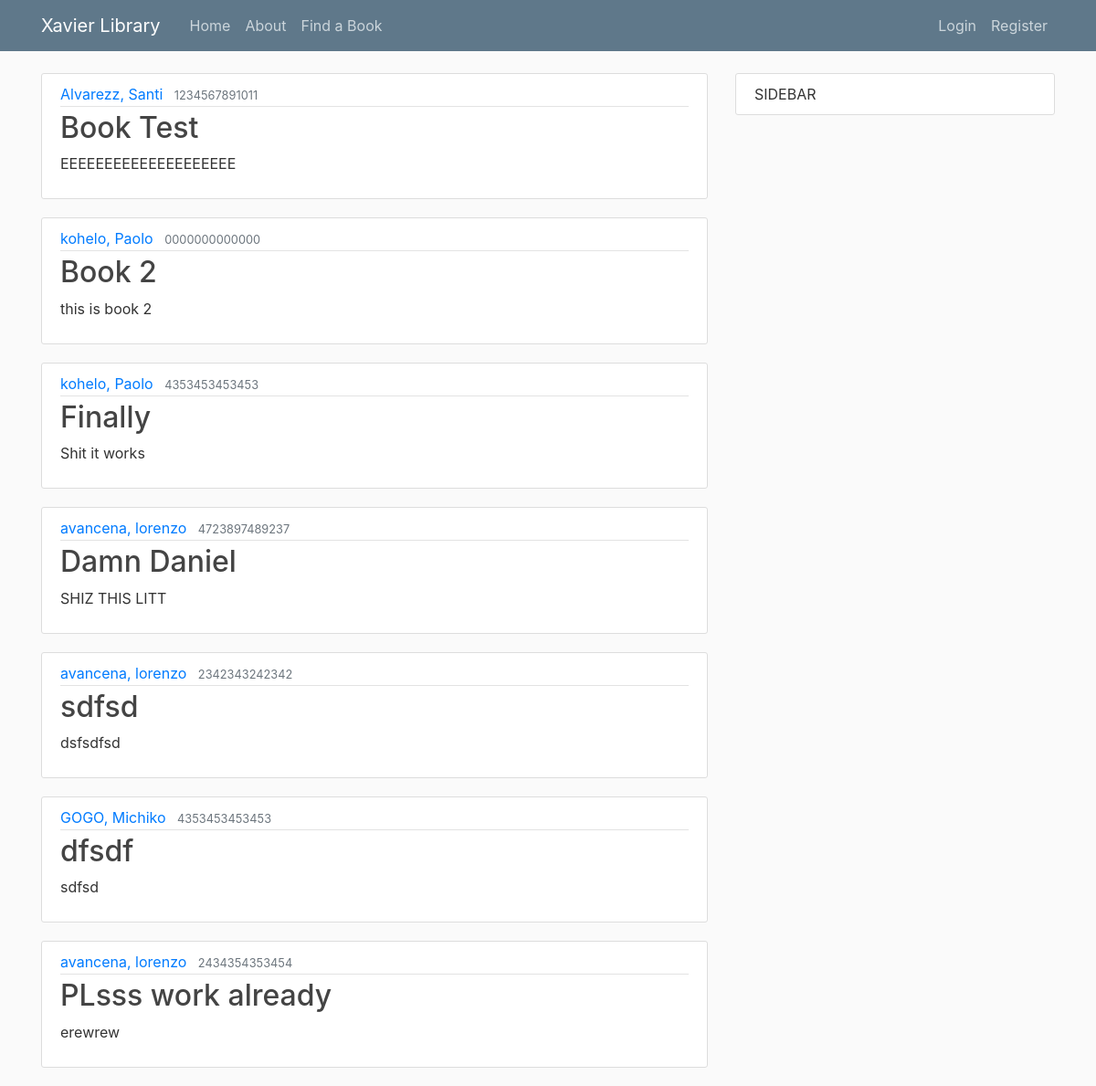
/, run on an earlier commit of the app's database.
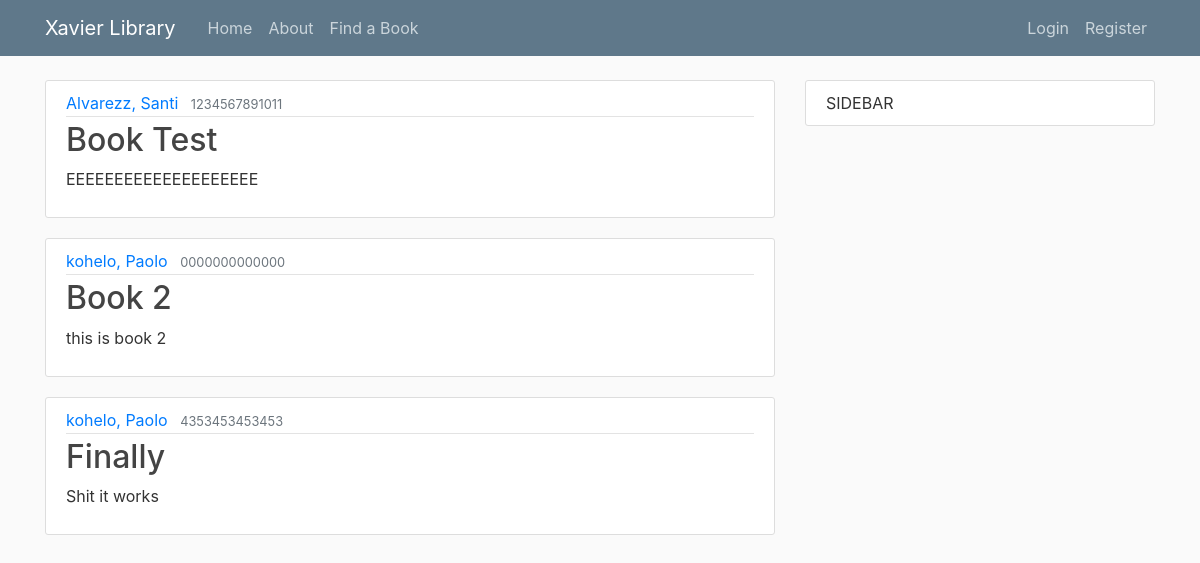
And on a later commit of the database.
### library/models.py (models this page shows, shortened)
class Book(models.Model):
    title = models.CharField(max_length=200)
    author = models.ForeignKey('Author', on_delete=models.SET_NULL, null=True)
    summary = models.TextField(max_length=1000, help_text="Enter a brief description of the book")
    isbn = models.CharField('ISBN', max_length=13,
                            help_text='13 Character <a href="https://www.isbn-international.org/content/what-isbn'
                                      '">ISBN number</a>')
    genre = models.ManyToManyField(Genre, help_text="Select a genre for this book")
    language = models.ForeignKey('Language', on_delete=models.SET_NULL, null=True)
    call = models.CharField('Call Number', max_length=3, help_text="Enter a 3 digit call number", null=True)
    def display_genre(self):
        """Creates a string for the Genre. This is required to display genre in Admin."""
        return ', '.join([genre.name for genre in self.genre.all()[:3]])
    display_genre.short_description = 'Genre'

class Author(models.Model):
    first_name = models.CharField(max_length=100)
    last_name = models.CharField(max_length=100)
    date_of_birth = models.DateField(null=True, blank=True)
    date_of_death = models.DateField('died', null=True, blank=True)
    class Meta:
        ordering = ['last_name', 'first_name']
    def __str__(self):
        return '{0}, {1}'.format(self.last_name, self.first_name)

### library/views.py (the view)
# urls.py: path('', BookListView.as_view(), name='library-home'), #path('', views.home, name='library-home'),
class BookListView(ListView):
	model = Book
	template_name = 'library/home.html'
	context_object_name = 'books'

### library/templates/library/home.html
{% extends "library/base.html" %}
{% block content%}
	{% for book in books %}
		<article class="media content-section">
		  <div class="media-body">
		    <div class="article-metadata">
		      <a class="mr-2" href="#">{{ book.author }}</a>
		      <small class="text-muted">{{ book.isbn }}</small>
		    </div>
		    <h2><a class="article-title" href="{% url 'book-detail' book.id %}">{{ book.title }}</a></h2>
		    <p class="article-content">{{ book.summary }}</p>
		  </div>
		</article>
	{% endfor %}
{% endblock content %}

What changed in the data, as far as the page shows it:
removed Book: author "avancena, lorenzo", isbn "4723897489237", title "Damn Daniel", summary "SHIZ THIS LITT"
removed Book: author "avancena, lorenzo", isbn "2342343242342", title "sdfsd", summary "dsfsdfsd"
removed Book: author "GOGO, Michiko", isbn "4353453453453", title "dfsdf", summary "sdfsd"
removed Book: author "avancena, lorenzo", isbn "2434354353454", title "PLsss work already", summary "erewrew"
